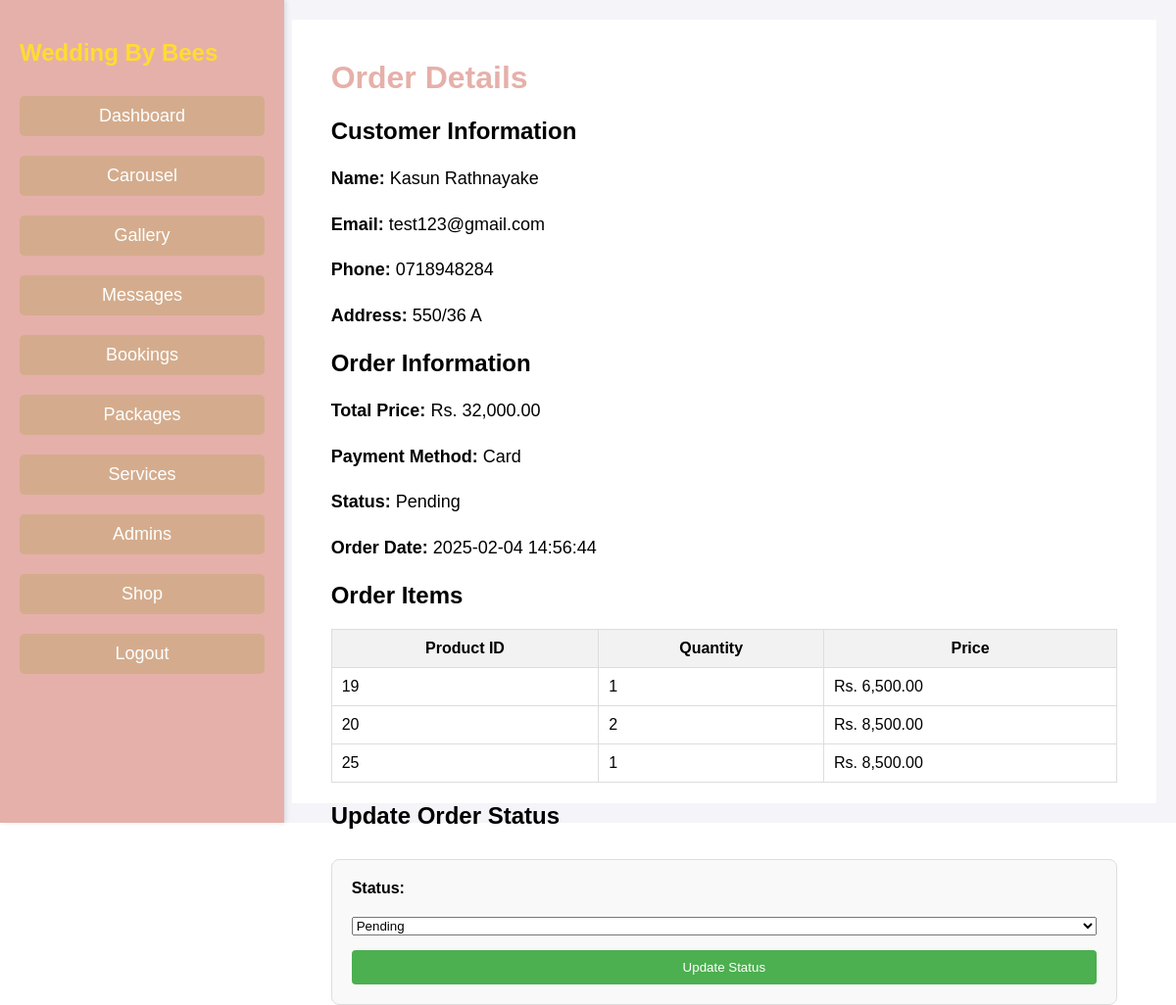
The page /admin/order_details.php?order_id=6 (signed in) on the database its author committed.
### tables this page shows
CREATE TABLE `orders` (
  `id` int(11) NOT NULL,
  `customer_id` int(11) NOT NULL,
  `shipping_name` varchar(100) NOT NULL,
  `shipping_email` varchar(100) NOT NULL,
  `shipping_phone` varchar(15) NOT NULL,
  `shipping_address` text NOT NULL,
  `total_price` decimal(10,2) NOT NULL,
  `payment_method` enum('Cash on Delivery','Card') NOT NULL,
  `status` enum('Pending','Completed','Cancelled') DEFAULT 'Pending',
  `order_date` timestamp NOT NULL DEFAULT current_timestamp()
);

CREATE TABLE `order_items` (
  `id` int(11) NOT NULL,
  `order_id` int(11) NOT NULL,
  `product_id` int(11) NOT NULL,
  `quantity` int(11) NOT NULL,
  `price` decimal(10,2) NOT NULL
);

### admin/order_details.php (the view, shortened to what this page needs)
<?php
include '../inc/links.php';
$order_id = $_GET['order_id'];
$order_sql = "SELECT * FROM orders WHERE id = ?";
$stmt = $conn->prepare($order_sql);
$stmt->bind_param("i", $order_id);
$stmt->execute();
$order = $stmt->get_result()->fetch_assoc();
$items_sql = "SELECT * FROM order_items WHERE order_id = ?";
$stmt = $conn->prepare($items_sql);
$stmt->bind_param("i", $order_id);
$stmt->execute();
$order_items = $stmt->get_result()->fetch_all(MYSQLI_ASSOC);
?>
<!DOCTYPE html>
<html lang="en">
<head>
    <link rel="stylesheet" href="../css/dashboard.css">
</head>
<body>
<div class="dashboard-container">
    <?php include 'header.php'; ?>
    <div class="main-content">
        <h1>Order Details</h1>
        <div class="order-info">
            <h2>Customer Information</h2>
            <p><strong>Name:</strong> <?php echo $order['shipping_name']; ?></p>
            <p><strong>Email:</strong> <?php echo $order['shipping_email']; ?></p>
            <p><strong>Phone:</strong> <?php echo $order['shipping_phone']; ?></p>
            <p><strong>Address:</strong> <?php echo $order['shipping_address']; ?></p>
            <h2>Order Information</h2>
            <p><strong>Total Price:</strong> Rs. <?php echo number_format($order['total_price'], 2); ?></p>
            <p><strong>Payment Method:</strong> <?php echo ucfirst($order['payment_method']); ?></p>
            <p><strong>Status:</strong> <?php echo ucfirst($order['status']); ?></p>
            <p><strong>Order Date:</strong> <?php echo $order['order_date']; ?></p>
            <h2>Order Items</h2>
            <table class="table table-bordered">
                <thead>
                    <tr>
                        <th>Product ID</th>
                        <th>Quantity</th>
                        <th>Price</th>
                    </tr>
                </thead>
                <tbody>
                    <?php foreach ($order_items as $item) { ?>
                        <tr>
                            <td><?php echo $item['product_id']; ?></td>
                            <td><?php echo $item['quantity']; ?></td>
                            <td>Rs. <?php echo number_format($item['price'], 2); ?></td>
                        </tr>
                    <?php } ?>
                </tbody>
            </table>
            <h2>Update Order Status</h2>
            <form method="POST">
                <label for="status">Status:</label>
                <select name="status">
                    <option value="Pending" <?php echo $order['status'] == 'Pending' ? 'selected' : ''; ?>>Pending</option>
                </select>
                <button type="submit" class="btn btn-success">Update Status</button>
            </form>
        </div>
    </div>
</div>
</body>
</html>

### css/header.css (style rules this page uses)
body { font-family: Arial, sans-serif; background-color: transparent; margin: 0; padding: 0; display: flex; background-attachment: fixed; border-color: transparent; }
.dashboard-container { display: flex; width: 100%; height: 100vh; }
.main-content { flex-grow: 1; padding: 40px; background-color: #fff; }
.main-content h1 { color: #e6b0aa; }
.main-content p { font-size: 18px; line-height: 1.6; }
.main-content { flex-grow: 1; padding: 40px; background-color: #fff; margin-left: 250px; }

### css/dashboard.css (style rules this page uses)
.dashboard-container { padding: 20px; width: calc(100% - 250px); border-color: white; }
form { margin-top: 30px; padding: 20px; background-color: #f9f9f9; border: 1px solid #ddd; border-radius: 8px; display: flex; flex-direction: column; gap: 15px; }
label { font-weight: bold; margin-bottom: 5px; }
button[type="submit"] { padding: 10px 15px; border: none; background-color: #4caf50; color: white; border-radius: 4px; cursor: pointer; transition: background-color 0.3s ease; }
table { width: 100%; border-collapse: collapse; margin-top: 10px; }
table, th, td { border: 1px solid #ddd; padding: 10px; }
th { background-color: #f2f2f2; }
td { text-align: left; }
body { margin: 0; font-family: Arial, sans-serif; background-attachment: fixed; border-color: transparent; }
.dashboard-container { padding: 20px; width: calc(100% - 250px); }
.main-content { padding-top: 20px; }
.dashboard-container { width: 100%; margin: 0 auto; padding: 20px; font-family: Arial, sans-serif; background-color: #f4f4f9; border-color: white; }

### rows shown on the page
orders: shipping_name "Kasun Rathnayake", shipping_email "test123@gmail.com", shipping_phone "0718948284", shipping_address "550/36 A", total_price "32,000.00", payment_method "Card", status "Pending", order_date "2025-02-04 14:56:44"
order_items: product "19", quantity "1", price "6,500.00"
order_items: product "20", quantity "2", price "8,500.00"
order_items: product "25", quantity "1", price "8,500.00"
